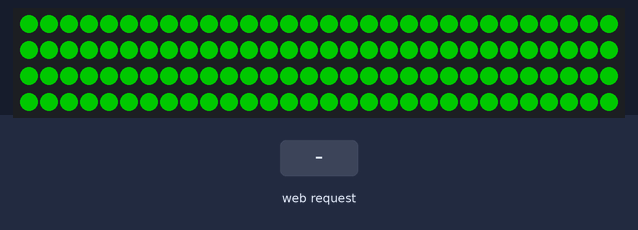
A sketch run on a simulated ESP32. Shown: 120 RGB LEDs in strip order, left to right, continuing on the next row. The test bench sets the inputs (shaded band). Dim RGB values are drawn brighter than linear; what the sketch prints to the serial monitor is not drawn.

Above: at 1.3 s.
1.4 s: HTTP request GET /mode received
At 2.1 s:
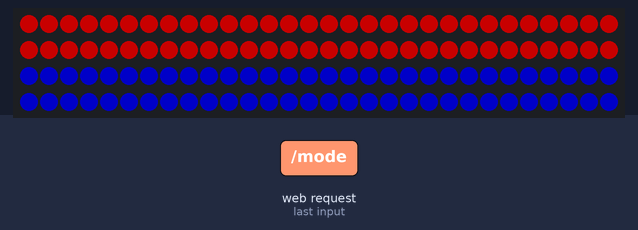
2.9 s: HTTP request GET /mode?m=1 received
At 3.06 s:
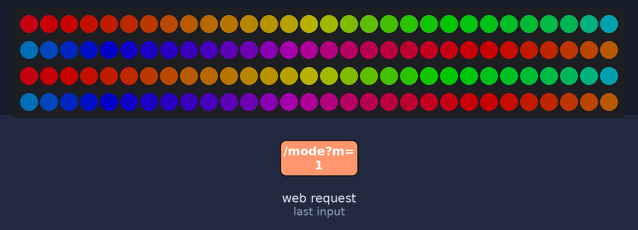
5.3 s: HTTP request GET /color?t=1 received
At 5.49 s:
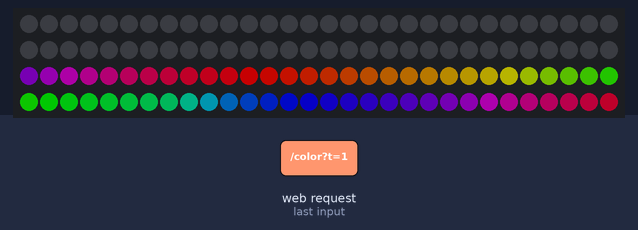
7.7 s: HTTP request GET /color received
At 8.2 s:
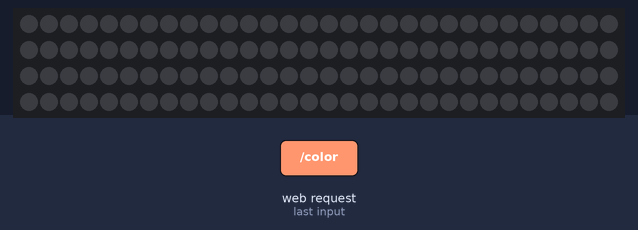
9.2 s: HTTP request GET /mode?m=1 received
At 9.35 s:
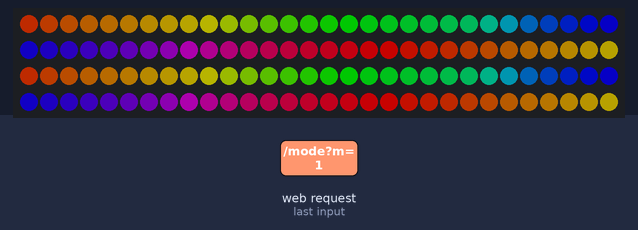
12.2 s: HTTP request GET /bri received
At 13.0 s:
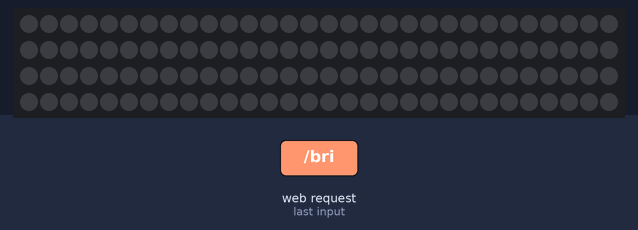
Timing chart, 0 to 14.7 s (numbered marks = the images above; inputs shaded):
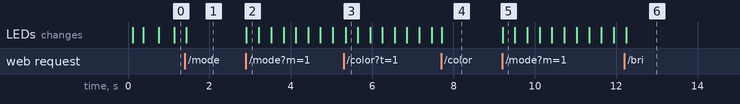

The sketch:

3.0.1.ino
```cpp
#include <WiFi.h>
#include <WebServer.h>
#include <FastLED.h>

// ================= 設定區 =================
const char* ap_ssid     = "My_Light_Stick";
const char* ap_password = "12345678";
// =========================================

#define LED_PIN     8
#define NUM_LEDS    120
#define HALF_LEDS   60
#define LED_TYPE    WS2812B
#define COLOR_ORDER GRB

CRGB leds[NUM_LEDS];
WebServer server(80);

// --- 系統變數 ---
uint8_t brightness = 100;
uint8_t effectSpeed = 20; // 數值越小 = 變色越慢

// --- 狀態變數 ---
// 開機預設為 4 (色彩輪替)
int modeA = 4;
int modeB = 4;
CRGB colorA = CRGB::Red;
CRGB colorB = CRGB::Blue;

const char index_html[] PROGMEM = R"rawliteral(
<!DOCTYPE HTML><html>
<head>
  <meta name="viewport" content="width=device-width, initial-scale=1, user-scalable=no">
  <meta charset="UTF-8">
  <title>光棍控制台 V12</title>
  <style>
    body { font-family: 'Verdana', sans-serif; background-color: #000; color: white; text-align: center; margin: 0; padding: 10px; user-select: none; }

    @keyframes rainbow-anim { 0% { background-position: 0% 50%; } 100% { background-position: 100% 50%; } }
    @keyframes breathe-anim { 0% { opacity: 0.3; } 50% { opacity: 1; } 100% { opacity: 0.3; } }
    @keyframes chase-anim { 0% { background-position: 0% 0%; } 100% { background-position: 0% 100%; } }

    /* [修改點 1] CSS 改成瞬間切換顏色 (Hard Cut) */
    @keyframes cycle-anim {
      0%, 24% { background-color: #ff0000; }
      25%, 49% { background-color: #00ff00; }
      50%, 74% { background-color: #0000ff; }
      75%, 100% { background-color: #ffff00; }
    }

    .stick-container { display: flex; flex-direction: column; align-items: center; margin: 20px 0; gap: 5px; }
    .stick-part { width: 80px; height: 100px; background: #222; border: 2px solid #444; display: flex; align-items: center; justify-content: center; font-size: 16px; color: #fff; font-weight: bold; text-shadow: 1px 1px 2px black; transition: background 0.3s; }
    #preview-top { border-radius: 15px 15px 0 0; border-bottom: none; }
    #preview-btm { border-radius: 0 0 15px 15px; border-top: none; }

    .fx-rainbow { background: linear-gradient(270deg, #f00, #ff0, #0f0, #0ff, #00f, #f0f, #f00); background-size: 400%; animation: rainbow-anim 3s ease infinite; color: black; text-shadow: none; }
    .fx-breathe { animation: breathe-anim 2s ease-in-out infinite; }
    .fx-chase { background: linear-gradient(to bottom, transparent 0%, transparent 40%, #fff 50%, transparent 60%, transparent 100%); background-size: 100% 200%; animation: chase-anim 1s linear infinite; }
    .fx-cycle { animation: cycle-anim 4s linear infinite; }

    .panel { background: #1a1a1a; padding: 15px; border-radius: 15px; margin-bottom: 15px; border: 1px solid #333; }
    .mode-group { display: flex; gap: 5px; margin-bottom: 15px; }
    .mode-btn { flex: 1; padding: 12px; background: #333; border: 2px solid #444; color: #aaa; border-radius: 8px; cursor: pointer; font-weight: bold; }
    .mode-btn.active { border-color: #00e5ff; color: #000; background: #00e5ff; box-shadow: 0 0 15px #00e5ff; }

    .fx-grid { display: grid; grid-template-columns: 1fr 1fr 1fr; gap: 8px; margin-bottom: 20px; }
    .fx-btn { padding: 15px 5px; background: #222; border: 1px solid #444; color: #fff; border-radius: 8px; cursor: pointer; font-size: 14px; }
    .fx-btn.active { background: #ff9800; color: #000; border-color: #ff9800; font-weight: bold; }

    .color-wrapper { position: relative; width: 100%; height: 60px; margin: 10px 0; }
    input[type=color] { position: absolute; top: 0; left: 0; width: 100%; height: 100%; opacity: 0; cursor: pointer; z-index: 2; }
    .color-btn-visual { width: 100%; height: 100%; background: linear-gradient(90deg, #f00, #ff0, #0f0, #0ff, #00f, #f0f, #f00); border-radius: 10px; display: flex; align-items: center; justify-content: center; font-weight: bold; text-shadow: 1px 1px 2px black; border: 2px solid white; }

    .row { display: flex; align-items: center; gap: 10px; margin: 15px 0; justify-content: space-between; text-align: left; }
    input[type=range] { flex-grow: 1; height: 10px; border-radius: 5px; background: #444; outline: none; -webkit-appearance: none; }
    input[type=range]::-webkit-slider-thumb { -webkit-appearance: none; width: 26px; height: 26px; border-radius: 50%; background: #fff; border: 2px solid #000; }
    .btn-off { width: 100%; padding: 15px; background: #222; border: 2px solid #ff4444; color: #ff4444; border-radius: 10px; font-size: 18px; margin-top: 10px; }
  </style>
</head>
<body>
  <div class="stick-container">
    <div id="preview-top" class="stick-part">TOP</div>
    <div id="preview-btm" class="stick-part">BTM</div>
  </div>
  <div class="mode-group">
    <button id="btn-sync" class="mode-btn active" onclick="setTarget(0)">全合 SYNC</button>
    <button id="btn-top" class="mode-btn" onclick="setTarget(1)">上端 TOP</button>
    <button id="btn-btm" class="mode-btn" onclick="setTarget(2)">下端 BTM</button>
  </div>
  <div class="panel">
    <div class="fx-grid">
      <button class="fx-btn" id="fx-0" onclick="setEffect(0)">🔵 靜態</button>
      <button class="fx-btn" id="fx-1" onclick="setEffect(1)">🌈 彩虹</button>
      <button class="fx-btn" id="fx-2" onclick="setEffect(2)">🫁 呼吸</button>
      <button class="fx-btn" id="fx-3" onclick="setEffect(3)">🏃 跑馬</button>
      <button class="fx-btn active" id="fx-4" onclick="setEffect(4)">🔄 輪替</button>
    </div>
    <div class="color-wrapper">
      <div class="color-btn-visual" id="color-visual">點擊選擇顏色</div>
      <input type="color" id="picker" value="#ff0000" oninput="setColor(this.value)">
    </div>
    <div class="row"><span>⚡ 速度</span><input type="range" min="1" max="100" value="30" oninput="setSpeed(this.value)"></div>
    <div class="row"><span>☀ 亮度</span><input type="range" min="0" max="255" value="100" oninput="setBri(this.value)"></div>
  </div>
  <button class="btn-off" onclick="turnOff()">關閉電源 OFF</button>
  <script>
    var target = 0; var state = { modeA: 4, colorA: '#ff0000', modeB: 4, colorB: '#0000ff' };
    window.onload = function() { applyPreview(); };

    function setTarget(t) {
      target = t;
      document.querySelectorAll('.mode-btn').forEach(b => b.classList.remove('active'));
      if(t===0) document.getElementById('btn-sync').classList.add('active');
      if(t===1) document.getElementById('btn-top').classList.add('active');
      if(t===2) document.getElementById('btn-btm').classList.add('active');
      var currentMode = (t===2) ? state.modeB : state.modeA; highlightFxBtn(currentMode);
    }
    function setEffect(mode) {
      highlightFxBtn(mode);
      if(target === 0) { state.modeA = mode; state.modeB = mode; }
      else if(target === 1) state.modeA = mode;
      else if(target === 2) state.modeB = mode;
      applyPreview(); fetch("/mode?t=" + target + "&m=" + mode);
    }
    function setColor(hex) {
      document.getElementById('color-visual').style.background = hex;
      document.getElementById('color-visual').innerText = hex;
      document.getElementById('color-visual').style.color = getContrastYIQ(hex);
      highlightFxBtn(0);
      if(target === 0) { state.colorA = hex; state.colorB = hex; state.modeA = 0; state.modeB = 0; }
      else if(target === 1) { state.colorA = hex; state.modeA = 0; }
      else if(target === 2) { state.colorB = hex; state.modeB = 0; }
      applyPreview();
      var r = parseInt(hex.slice(1, 3), 16); var g = parseInt(hex.slice(3, 5), 16); var b = parseInt(hex.slice(5, 7), 16);
      fetch("/color?t=" + target + "&r=" + r + "&g=" + g + "&b=" + b);
    }
    function setSpeed(val) { var sec = (101-val) / 20; document.documentElement.style.setProperty('--anim-speed', sec + 's'); fetch("/speed?val=" + val); }
    function setBri(val) { fetch("/bri?val=" + val); }
    function turnOff() { fetch("/off"); state.modeA=0; state.modeB=0; state.colorA='#000000'; state.colorB='#000000'; applyPreview(); }
    function applyPreview() { applyStyle(document.getElementById('preview-top'), state.modeA, state.colorA); applyStyle(document.getElementById('preview-btm'), state.modeB, state.colorB); }
    function applyStyle(el, mode, color) {
      el.className = 'stick-part'; el.style.background = ''; el.style.animationDuration = '';
      if (mode === 0) el.style.background = color;
      else if (mode === 1) el.classList.add('fx-rainbow');
      else if (mode === 2) { el.classList.add('fx-breathe'); el.style.backgroundColor = color; }
      else if (mode === 3) { el.classList.add('fx-chase'); el.style.backgroundColor = color; }
      else if (mode === 4) { el.classList.add('fx-cycle'); }
    }
    function highlightFxBtn(m) { document.querySelectorAll('.fx-btn').forEach(b => b.classList.remove('active')); var btn = document.getElementById('fx-'+m); if(btn) btn.classList.add('active'); }
    function getContrastYIQ(hexcolor){ hexcolor = hexcolor.replace("#", ""); var r = parseInt(hexcolor.substr(0,2),16); var g = parseInt(hexcolor.substr(2,2),16); var b = parseInt(hexcolor.substr(4,2),16); var yiq = ((r*299)+(g*587)+(b*114))/1000; return (yiq >= 128) ? 'black' : 'white'; }
  </script>
</body>
</html>
)rawliteral";

// --- ESP32 動畫引擎 ---
void drawSegment(int start, int len, int mode, CRGB staticColor, uint8_t beat, uint8_t beatSlow) {
  if (mode == 0) { // 靜態
    fill_solid(leds + start, len, staticColor);
  }
  else if (mode == 1) { // 彩虹
    fill_rainbow(leds + start, len, beat, 5);
  }
  else if (mode == 2) { // 呼吸
    uint8_t bri = cubicwave8(beatSlow);
    fill_solid(leds + start, len, staticColor);
    for(int i=start; i<start+len; i++) leds[i].nscale8(bri);
  }
  else if (mode == 3) { // 跑馬燈
    fill_solid(leds + start, len, CRGB::Black);
    int pos = beatsin16(effectSpeed, 0, len-1);
    leds[start + pos] = staticColor;
    for(int i=1; i<4; i++) {
        if(pos-i >= 0) leds[start + pos - i] = staticColor;
        leds[start + pos - i].fadeToBlackBy(i*60);
    }
  }
  else if (mode == 4) {
    // [修改點 2] 瞬間切換顏色 (Hard Switching)
    // 原理：把 beat (0-255) 切成 32 等份
    // 這樣在每一等份的時間內，數值是固定的，顏色就會停住
    // 等到跳到下一等份，顏色就會瞬間改變
    uint8_t discreteHue = (beat / 32) * 32;
    fill_solid(leds + start, len, CHSV(discreteHue, 255, 255));
  }
}

void setup() {
  Serial.begin(115200);
  delay(100);
  Serial.println("\n\n=== ESP32 光棍系統啟動 ===");

  Serial.println("初始化 LEDs...");
  FastLED.addLeds<LED_TYPE, LED_PIN, COLOR_ORDER>(leds, NUM_LEDS);
  FastLED.setBrightness(100);
  fill_solid(leds, NUM_LEDS, CRGB::Black);
  FastLED.show();

  Serial.println("正在啟動 Wi-Fi (低功率模式)...");
  WiFi.mode(WIFI_AP);
  WiFi.setTxPower(WIFI_POWER_11dBm); // 保持低功率穩定

  bool result = WiFi.softAP(ap_ssid, ap_password);

  if(result) {
    Serial.println("Wi-Fi 熱點建立成功!");
    Serial.print("控制網址 IP: http://"); Serial.println(WiFi.softAPIP());
  } else {
    Serial.println("Wi-Fi 熱點建立失敗!");
  }

  server.on("/", []() { server.send(200, "text/html", index_html); });
  server.on("/mode", []() {
    int t = server.arg("t").toInt(); int m = server.arg("m").toInt();
    if (t == 0) { modeA = m; modeB = m; } else if (t == 1) { modeA = m; } else if (t == 2) { modeB = m; }
    server.send(200, "text/plain", "OK");
  });
  server.on("/color", []() {
    int t = server.arg("t").toInt(); int r = server.arg("r").toInt(); int g = server.arg("g").toInt(); int b = server.arg("b").toInt();
    CRGB c = CRGB(r, g, b);
    if (t == 0) { colorA = c; colorB = c; modeA = 0; modeB = 0; }
    else if (t == 1) { colorA = c; modeA = 0; }
    else if (t == 2) { colorB = c; modeB = 0; }
    server.send(200, "text/plain", "OK");
  });
  server.on("/speed", []() { effectSpeed = server.arg("val").toInt(); server.send(200, "text/plain", "OK"); });
  server.on("/bri", []() { FastLED.setBrightness(server.arg("val").toInt()); server.send(200, "text/plain", "OK"); });
  server.on("/off", []() { modeA=0; modeB=0; colorA=CRGB::Black; colorB=CRGB::Black; server.send(200, "text/plain", "OK"); });

  server.begin();
  Serial.println("HTTP 伺服器已啟動");
}

void loop() {
  server.handleClient();

  uint8_t beat = beat8(effectSpeed);
  uint8_t beatSlow = beat8(effectSpeed / 2);

  drawSegment(0, HALF_LEDS, modeA, colorA, beat, beatSlow);
  drawSegment(HALF_LEDS, HALF_LEDS, modeB, colorB, beat, beatSlow);

  FastLED.show();
  delay(10);
}
```

Measured:
- after the input at 1.4 s, the LEDs: change at once (image 1)
- after the input at 2.9 s, the LEDs: change at once (image 2)
- after the input at 5.3 s, the LEDs: change after 0.05 s (image 3)
- after the input at 7.7 s, the LEDs: change at once (image 4)
- after the input at 9.2 s, the LEDs: change at once (image 5)
- after the input at 12.2 s, the LEDs: change at once (image 6)
